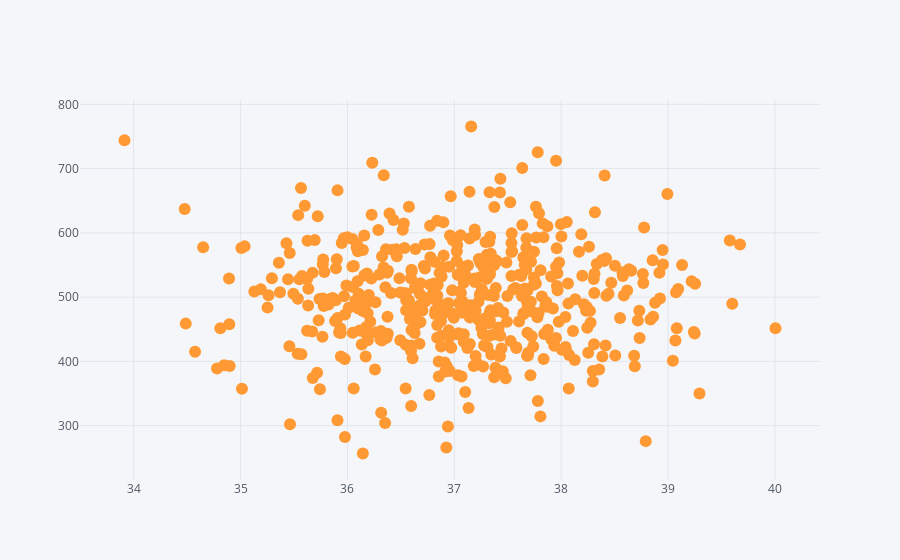

Notebook source saved alongside this figure:
### Code cell
df.iplot(x = 'Time on Website', y = 'Yearly Amount Spent', kind = 'scatter', mode = 'markers')

### Figure 1 — Plotly figure (JSON) as saved in the notebook; plotly's stock layout.template omitted (floating-point values rounded to 4 significant figures; data arrays with more than 128 entries replaced by an {"elided": "..."} marker saying what was removed)
{"data": [{"line": {"color": "rgba(255, 153, 51, 1.0)", "dash": "solid", "shape": "linear", "width": 1.3}, "marker": {"size": 12, "symbol": "circle"}, "mode": "markers", "name": "Yearly Amount Spent", "text": "", "type": "scatter", "x": {"elided": "500 float values"}, "y": {"elided": "500 float values"}}], "layout": {"legend": {"bgcolor": "#F5F6F9", "font": {"color": "#4D5663"}}, "paper_bgcolor": "#F5F6F9", "plot_bgcolor": "#F5F6F9", "title": {"font": {"color": "#4D5663"}}, "xaxis": {"gridcolor": "#E1E5ED", "showgrid": true, "tickfont": {"color": "#4D5663"}, "title": {"font": {"color": "#4D5663"}, "text": ""}, "zerolinecolor": "#E1E5ED"}, "yaxis": {"gridcolor": "#E1E5ED", "showgrid": true, "tickfont": {"color": "#4D5663"}, "title": {"font": {"color": "#4D5663"}, "text": ""}, "zerolinecolor": "#E1E5ED"}}}
